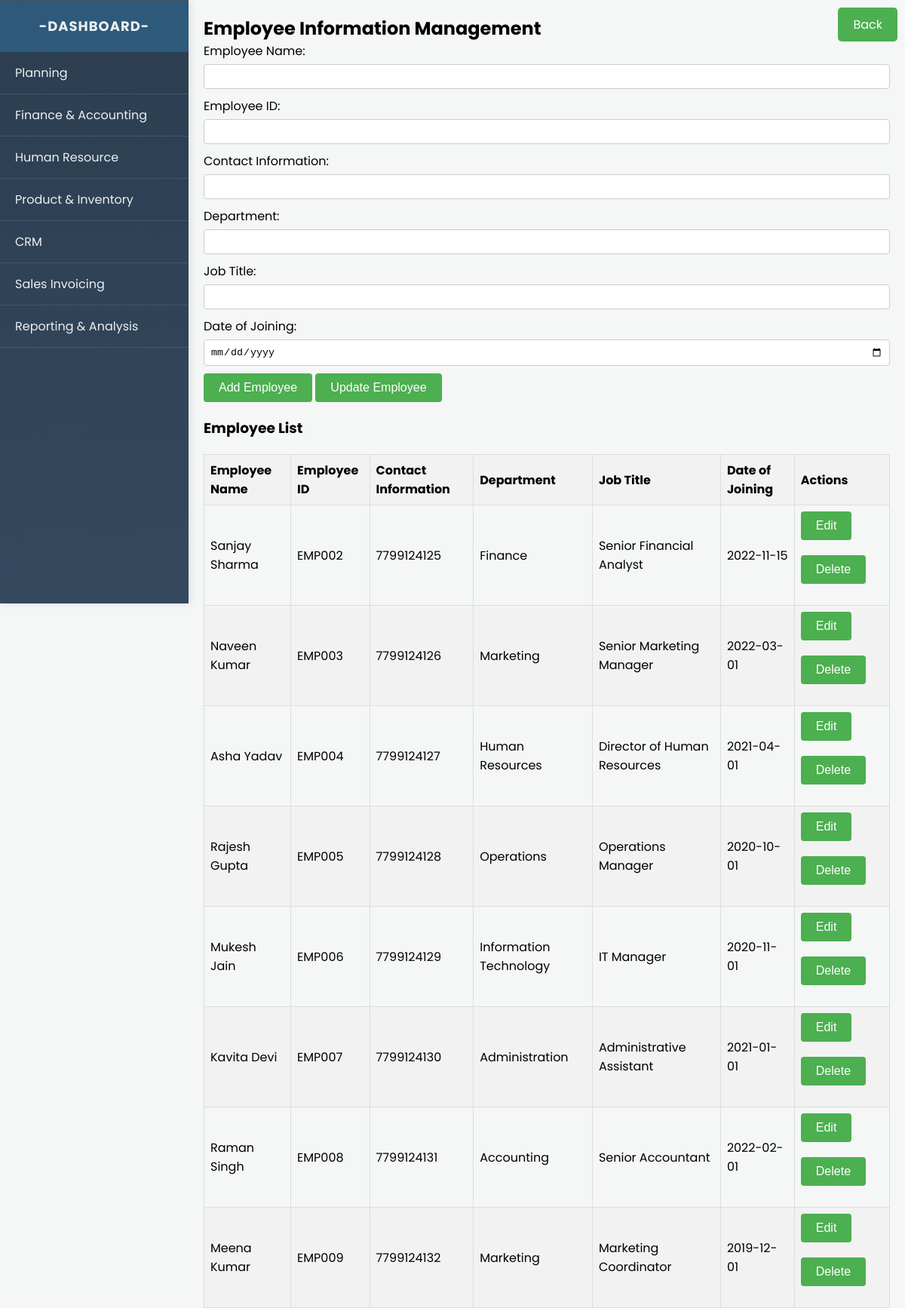
The page /human_resource/employee/employee.php (signed in) on the database its author committed.
### tables this page shows
CREATE TABLE `employee_info` (
  `id` int(11) NOT NULL,
  `employee_name` varchar(100) NOT NULL,
  `employee_id` varchar(50) NOT NULL,
  `contact_information` varchar(200) NOT NULL,
  `department` varchar(100) NOT NULL,
  `job_title` varchar(100) NOT NULL,
  `date_of_joining` date NOT NULL,
  `created_at` timestamp NOT NULL DEFAULT current_timestamp()
);

### human_resource/employee/employee.php (the view, shortened to what this page needs)
<?php
include('../../db_connect.php');
include '../../sidebar.php';
$sql = "SELECT * FROM employee_info";
$result = $conn->query($sql);
?>
<!DOCTYPE html>
<html lang="en">
<head>
    <link rel="stylesheet" href="style.css">
    <link rel="stylesheet" href="../../istyle.css">
</head>
<body>
<a href="javascript:history.back()" class="back-button">Back</a>
    <div class="content">
    <section id="employee_info_management">
        <h2>Employee Information Management</h2>
        <form method="post">
            <label for="employee_name">Employee Name:</label>
            <input type="text" id="employee_name" name="employee_name" required>
            <label for="employee_id">Employee ID:</label>
            <input type="text" id="employee_id" name="employee_id" required>
            <label for="contact_information">Contact Information:</label>
            <input type="text" id="contact_information" name="contact_information" required>
            <label for="department">Department:</label>
            <input type="text" id="department" name="department" required>
            <label for="job_title">Job Title:</label>
            <input type="text" id="job_title" name="job_title" required>
            <label for="date_of_joining">Date of Joining:</label>
            <input type="date" id="date_of_joining" name="date_of_joining" required>
            <input type="submit" name="add_employee" value="Add Employee">
            <input type="submit" name="update_employee" value="Update Employee">
        </form>
        <h3>Employee List</h3>
        <?php
        if ($result->num_rows > 0) {
            echo "<table class='employee-table'>";
            echo "<thead><tr><th>Employee Name</th><th>Employee ID</th><th>Contact Information</th><th>Department</th><th>Job Title</th><th>Date of Joining</th><th>Actions</th></tr></thead>";
            echo "<tbody>";
            while($row = $result->fetch_assoc()) {
                echo "<tr>";
                echo "<td>" . $row['employee_name'] . "</td>";
                echo "<td>" . $row['employee_id'] . "</td>";
                echo "<td>" . $row['contact_information'] . "</td>";
                echo "<td>" . $row['department'] . "</td>";
                echo "<td>" . $row['job_title'] . "</td>";
                echo "<td>" . $row['date_of_joining'] . "</td>";
                echo "<td>
                    <form method='post' style='display:inline-block;'>
                        <input type='hidden' name='id' value='" . $row['id'] . "'>
                        <input type='hidden' name='employee_name' value='" . $row['employee_name'] . "'>
                        <input type='hidden' name='employee_id' value='" . $row['employee_id'] . "'>
                        <input type='hidden' name='contact_information' value='" . $row['contact_information'] . "'>
                        <input type='hidden' name='department' value='" . $row['department'] . "'>
                        <input type='hidden' name='job_title' value='" . $row['job_title'] . "'>
                        <input type='hidden' name='date_of_joining' value='" . $row['date_of_joining'] . "'>
                        <input type='submit' name='edit_employee' value='Edit'>
                    </form>
                    <form method='post' style='display:inline-block;'>
                        <input type='hidden' name='id' value='" . $row['id'] . "'>
                        <input type='submit' name='delete_employee' value='Delete'>
                    </form>
                </td>";
                echo "</tr>";
            }
            echo "</tbody>";
            echo "</table>";
        } else {
            echo "<p>No employee records found.</p>";
        }
        ?>
    </section>
    </div>
</body>
</html>

### human_resource/employee/style.css (style rules this page uses)
form { margin-bottom: 20px; }
label { display: block; margin-bottom: 5px; }
input[type="text"], input[type="number"], input[type="date"], select, input[type="file"] { width: 100%; padding: 8px; margin-bottom: 10px; border: 1px solid #ccc; border-radius: 4px; box-sizing: border-box; }
input[type="submit"] { background-color: #4CAF50; color: white; padding: 10px 20px; border: none; border-radius: 4px; cursor: pointer; font-size: 16px; }
table { width: 100%; border-collapse: collapse; margin-top: 20px; }
th, td { border: 1px solid #ddd; padding: 8px; text-align: left; }
th { background-color: #f2f2f2; }
tbody tr:nth-child(even) { background-color: #f2f2f2; }

### istyle.css (style rules this page uses)
* { margin: 0; padding: 0; box-sizing: border-box; }
body { font-family: 'Poppins', sans-serif; background-color: #f4f7f6; display: flex; }
.main-content, .content { margin-left: 250px; padding: 20px; width: calc(100% - 250px); }

### human_resource/employee/employee.php (style rules this page uses)
.back-button { position: absolute; top: 10px; right: 10px; background-color: #4CAF50; color: white; padding: 10px 20px; text-align: center; text-decoration: none; display: inline-block; font-size: 16px; border: none; border-radius: 5px; cursor: pointer; }

### rows shown on the page
employee_info: employee_name "Sanjay Sharma", employee "EMP002", contact_information "7799124125", department "Finance", job_title "Senior Financial Analyst", date_of_joining "2022-11-15"
employee_info: employee_name "Naveen Kumar", employee "EMP003", contact_information "7799124126", department "Marketing", job_title "Senior Marketing Manager", date_of_joining "2022-03-01"
employee_info: employee_name "Asha Yadav", employee "EMP004", contact_information "7799124127", department "Human Resources", job_title "Director of Human Resources", date_of_joining "2021-04-01"
employee_info: employee_name "Rajesh Gupta", employee "EMP005", contact_information "7799124128", department "Operations", job_title "Operations Manager", date_of_joining "2020-10-01"
employee_info: employee_name "Mukesh Jain", employee "EMP006", contact_information "7799124129", department "Information Technology", job_title "IT Manager", date_of_joining "2020-11-01"
employee_info: employee_name "Kavita Devi", employee "EMP007", contact_information "7799124130", department "Administration", job_title "Administrative Assistant", date_of_joining "2021-01-01"
employee_info: employee_name "Raman Singh", employee "EMP008", contact_information "7799124131", department "Accounting", job_title "Senior Accountant", date_of_joining "2022-02-01"
employee_info: employee_name "Meena Kumar", employee "EMP009", contact_information "7799124132", department "Marketing", job_title "Marketing Coordinator", date_of_joining "2019-12-01"
